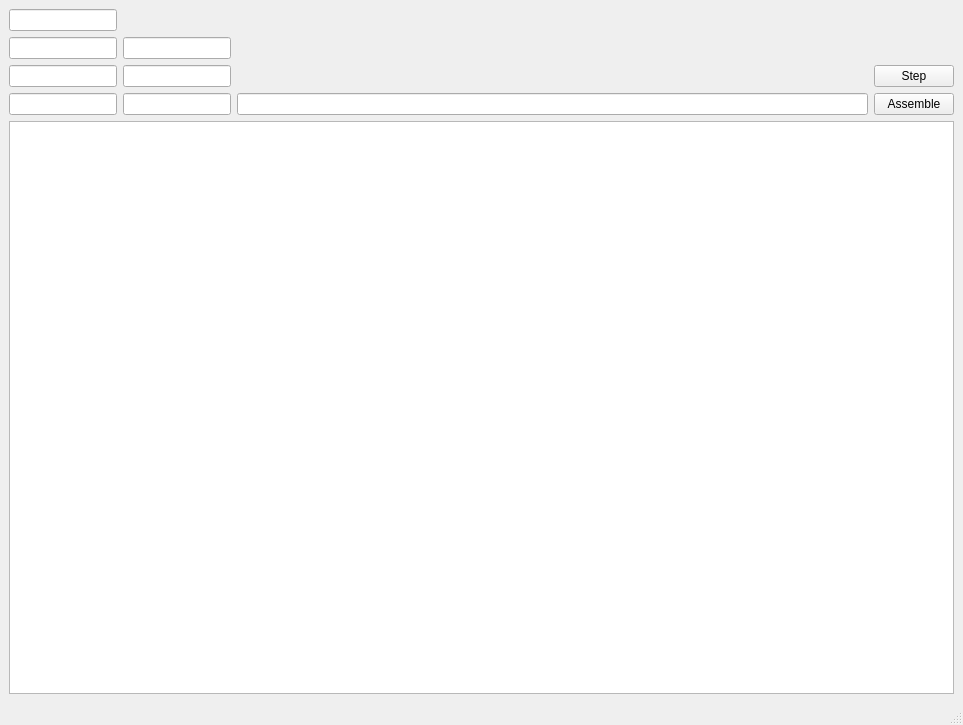
<?xml version="1.0" encoding="UTF-8"?>
<ui version="4.0">
 <class>MainWindow</class>
 <widget class="QMainWindow" name="MainWindow">
  <property name="geometry">
   <rect>
    <x>0</x>
    <y>0</y>
    <width>963</width>
    <height>725</height>
   </rect>
  </property>
  <property name="windowTitle">
   <string>MainWindow</string>
  </property>
  <widget class="QWidget" name="centralwidget">
   <layout class="QGridLayout" name="gridLayout_4">
    <item row="0" column="0">
     <layout class="QGridLayout" name="gridLayout_3">
      <item row="3" column="0">
       <widget class="QTextEdit" name="codeEdit">
        <property name="styleSheet">
         <string notr="true">font: 12pt;</string>
        </property>
       </widget>
      </item>
      <item row="1" column="0">
       <layout class="QGridLayout" name="gridLayout">
        <item row="2" column="1">
         <widget class="QLineEdit" name="regE">
          <property name="sizePolicy">
           <sizepolicy hsizetype="Fixed" vsizetype="Fixed">
            <horstretch>0</horstretch>
            <verstretch>0</verstretch>
           </sizepolicy>
          </property>
          <property name="alignment">
           <set>Qt::AlignCenter</set>
          </property>
         </widget>
        </item>
        <item row="3" column="0">
         <widget class="QLineEdit" name="regH">
          <property name="sizePolicy">
           <sizepolicy hsizetype="Fixed" vsizetype="Fixed">
            <horstretch>0</horstretch>
            <verstretch>0</verstretch>
           </sizepolicy>
          </property>
          <property name="alignment">
           <set>Qt::AlignCenter</set>
          </property>
         </widget>
        </item>
        <item row="1" column="0">
         <widget class="QLineEdit" name="regB">
          <property name="sizePolicy">
           <sizepolicy hsizetype="Fixed" vsizetype="Fixed">
            <horstretch>0</horstretch>
            <verstretch>0</verstretch>
           </sizepolicy>
          </property>
          <property name="alignment">
           <set>Qt::AlignCenter</set>
          </property>
         </widget>
        </item>
        <item row="0" column="0">
         <widget class="QLineEdit" name="regA">
          <property name="sizePolicy">
           <sizepolicy hsizetype="Fixed" vsizetype="Fixed">
            <horstretch>0</horstretch>
            <verstretch>0</verstretch>
           </sizepolicy>
          </property>
          <property name="layoutDirection">
           <enum>Qt::LeftToRight</enum>
          </property>
          <property name="alignment">
           <set>Qt::AlignCenter</set>
          </property>
         </widget>
        </item>
        <item row="1" column="1">
         <widget class="QLineEdit" name="regC">
          <property name="sizePolicy">
           <sizepolicy hsizetype="Fixed" vsizetype="Fixed">
            <horstretch>0</horstretch>
            <verstretch>0</verstretch>
           </sizepolicy>
          </property>
          <property name="alignment">
           <set>Qt::AlignCenter</set>
          </property>
         </widget>
        </item>
        <item row="3" column="3">
         <widget class="QPushButton" name="bt_assemble">
          <property name="text">
           <string>Assemble</string>
          </property>
         </widget>
        </item>
        <item row="2" column="0">
         <widget class="QLineEdit" name="regD">
          <property name="sizePolicy">
           <sizepolicy hsizetype="Fixed" vsizetype="Fixed">
            <horstretch>0</horstretch>
            <verstretch>0</verstretch>
           </sizepolicy>
          </property>
          <property name="alignment">
           <set>Qt::AlignCenter</set>
          </property>
         </widget>
        </item>
        <item row="3" column="1">
         <widget class="QLineEdit" name="regL">
          <property name="sizePolicy">
           <sizepolicy hsizetype="Fixed" vsizetype="Fixed">
            <horstretch>0</horstretch>
            <verstretch>0</verstretch>
           </sizepolicy>
          </property>
          <property name="alignment">
           <set>Qt::AlignCenter</set>
          </property>
         </widget>
        </item>
        <item row="2" column="3">
         <widget class="QPushButton" name="bt_step">
          <property name="text">
           <string>Step</string>
          </property>
         </widget>
        </item>
        <item row="3" column="2">
         <widget class="QLineEdit" name="regPC">
          <property name="alignment">
           <set>Qt::AlignCenter</set>
          </property>
         </widget>
        </item>
       </layout>
      </item>
      <item row="2" column="0">
       <layout class="QGridLayout" name="gridLayout_2"/>
      </item>
     </layout>
    </item>
   </layout>
  </widget>
  <widget class="QMenuBar" name="menubar">
   <property name="geometry">
    <rect>
     <x>0</x>
     <y>0</y>
     <width>963</width>
     <height>23</height>
    </rect>
   </property>
  </widget>
  <widget class="QStatusBar" name="statusbar"/>
 </widget>
 <resources/>
 <connections/>
</ui>
